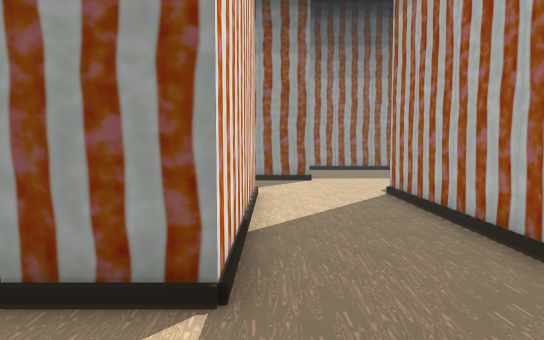
[1] (above)

24 first-person views from a walk through a 3-D level made in the Unity game engine. The camera is 1.5 m above the floor, tilts 4° down and sees 70° across. The floor is counted in squares, 1 m on a side. Each view is taken from the middle of a square. On the plan, view 1 faces up. The plan holds only what a view shows up to about 17 squares ahead; the rest is blank. The player is left out. Some surface patterns are stand-ins.

[2]
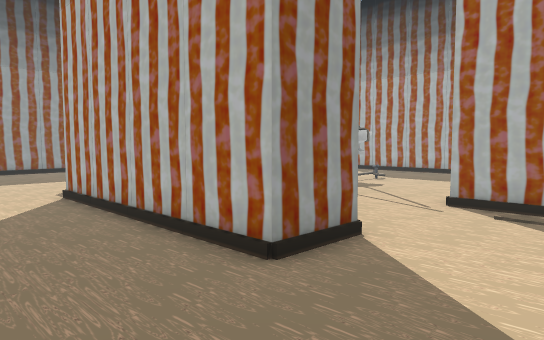

[3]
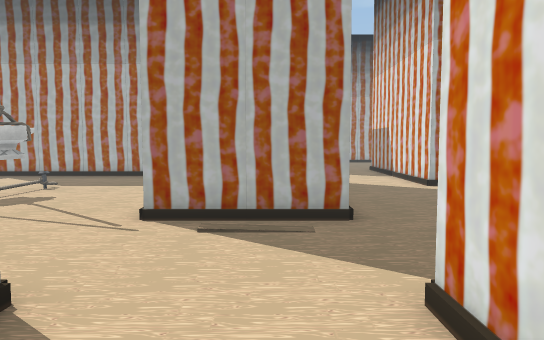

[4]
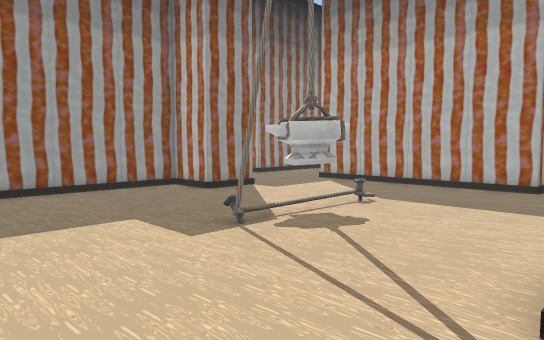

[5]
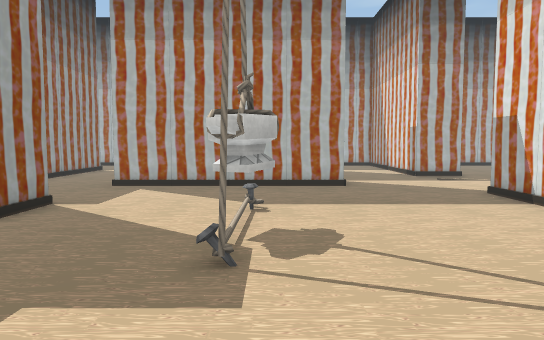

[6]
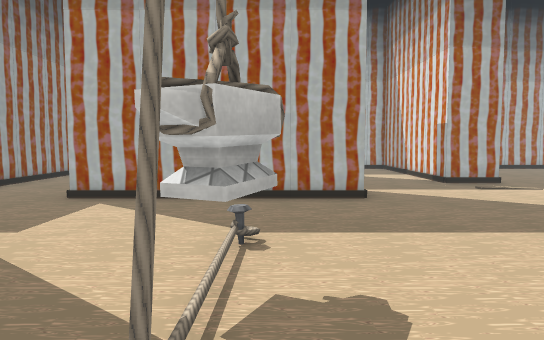

[7]
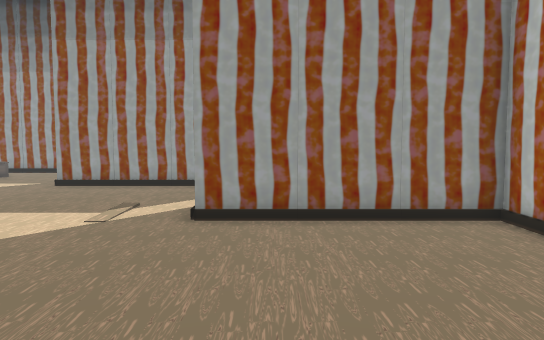

[8]
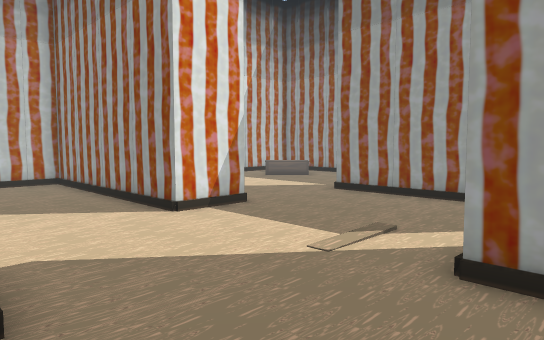

[9]
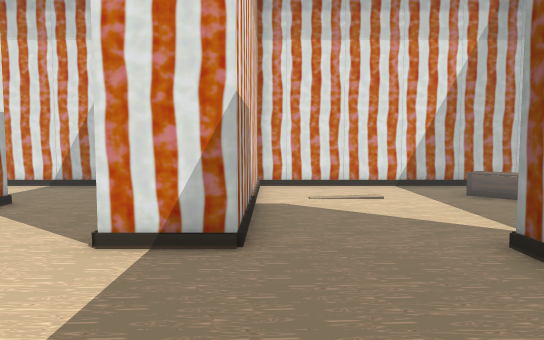

[10]
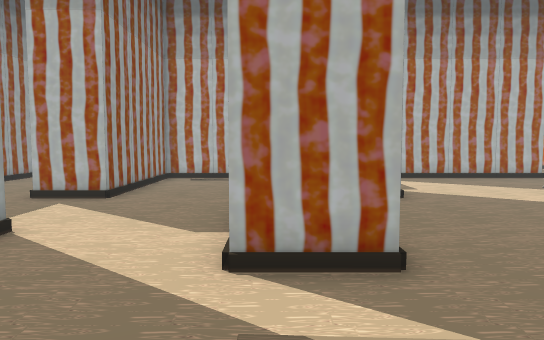

[11]
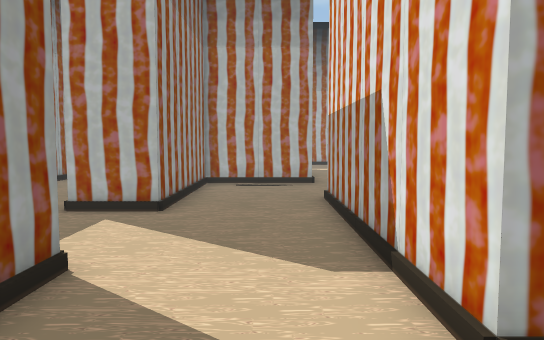

[12]
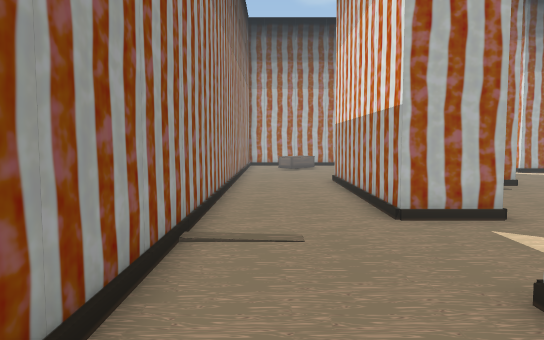

[13]
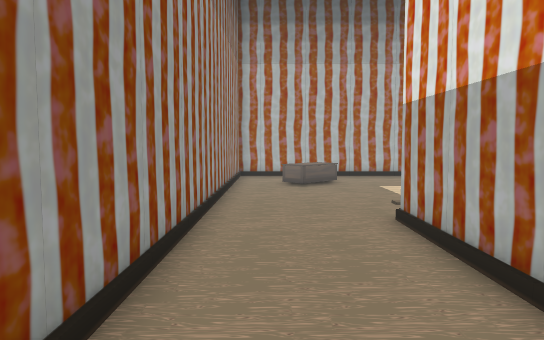

[14]
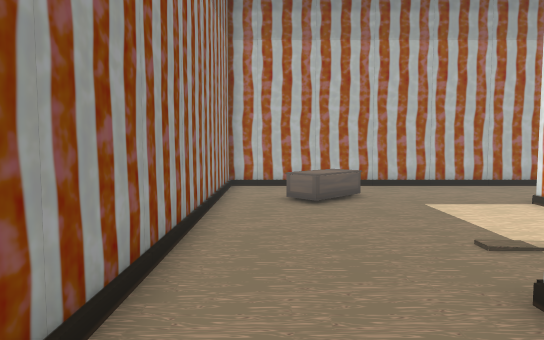

[15]
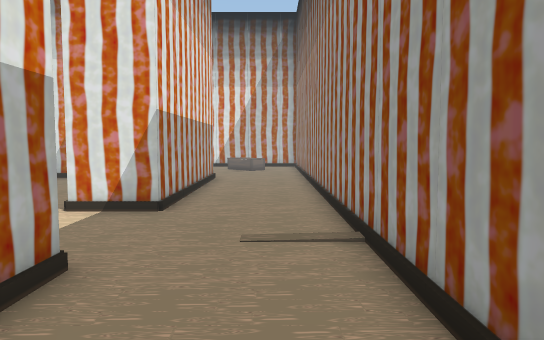

[16]
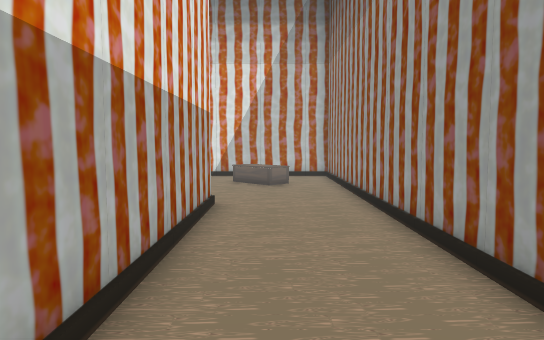

[17]
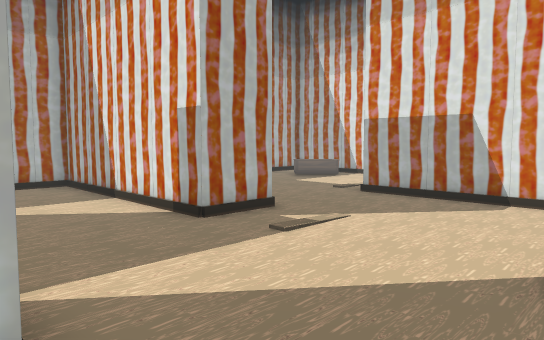

[18]
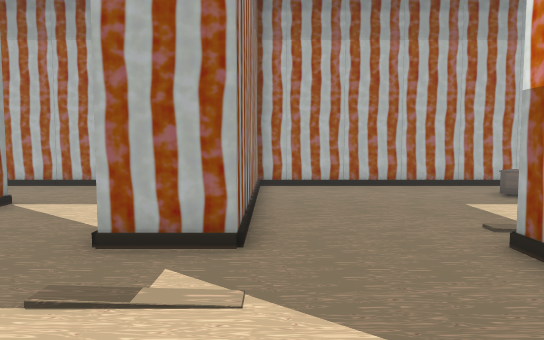

[19]
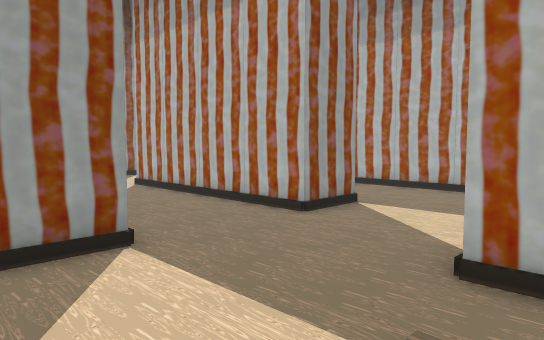

[20]
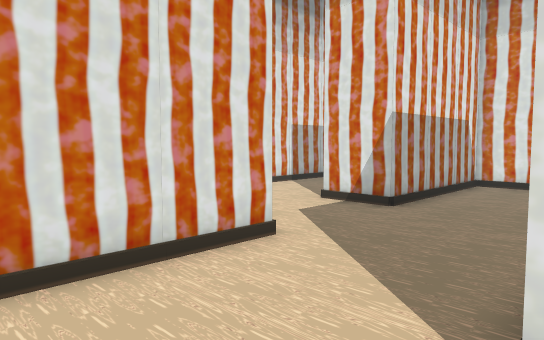

[21]
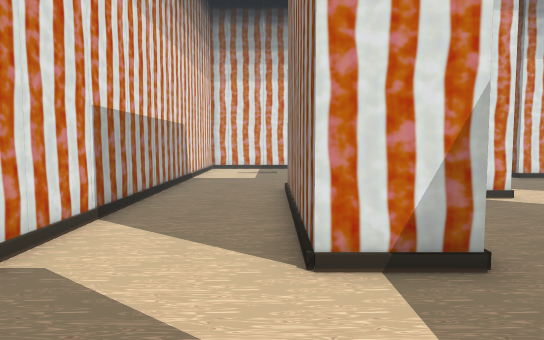

[22]
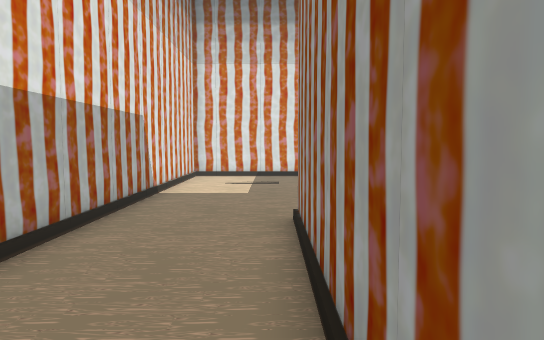

[23]
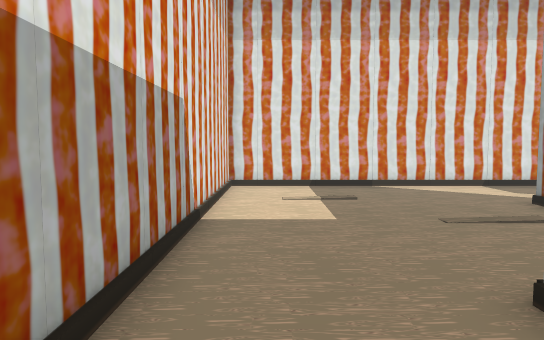

[24]
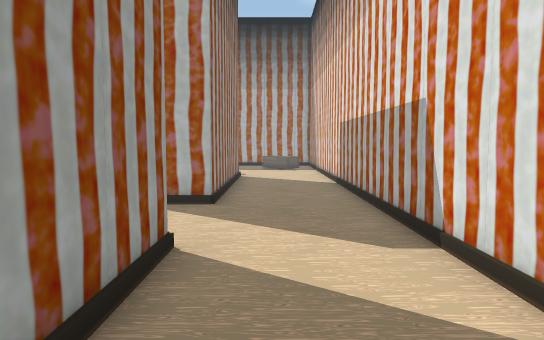

### Floor plan
Points are (right, up) in squares from view 1. A wall is a line through its corners. A room is listed if a view was taken in it or the views show most of it. See-through windows are left out.
Room 1 (views 1, 2, 3, 4, 5, 6, 7, 8, 9, 10, 11, 12, 13, 14, 15, 16, 17, 18, 19, 20, 21, 22, 23, 24)
walls: (15.5, 13.5) (13.5, 13.5) (13.5, 15.5) (7.5, 15.5) (7.5, 17.5) (15.5, 17.5); (15.1, 1.5) (17.5, 1.5); (21.5, 5.5) (19.5, 5.5) (19.5, 13.6); (5.5, 3.5) (3.5, 3.5) (3.5, 11.5); (9.5, -0.6) (9.5, 3.5); (19.5, 17.5) (19.5, 21.5) (13.5, 21.5) (13.5, 23.5) (21.5, 23.5); (4, -0.5) (5.5, -0.5) (5.5, -1.3); (-0.5, 11.5) (-0.5, 3.5) (-2.5, 3.5); (5.5, -2.9) (5.5, -4.5) (11.5, -4.5) (11.5, -6.5) (3.5, -6.5); (6.4, 21.5) (1.4, 21.5); (27.5, 5.5) (25.5, 5.5) (25.5, 13.6); (26, 17.5) (22.4, 17.5); (22.8, -6.5) (15.5, -6.5) (15.5, -4.5) (23.5, -4.5); (1.4, 23.5) (9.5, 23.5) (9.5, 21.5) (8.5, 21.5); (-6.5, 11.9) (-6.5, 8.7); (31.5, 16.8) (31.5, 27.5) (-5.9, 27.5); (31.1, -0.5) (23.5, -0.5) (23.5, 1.5) (31.5, 1.5) (31.5, 8.2); (-6.2, 17.5) (1.5, 17.5) (1.5, 15.5) (-6.5, 15.5) (-6.5, 13.6); (-6.5, 0.2) (-6.5, -10.5) (22.9, -10.5); (31.5, -9.6) (31.5, -0.5); (-6.5, 26.6) (-6.5, 17.5)
objects: anvil (-4, 24) to (-3, 26); anvil (12, 8) to (13, 9); other object (15, 8) to (15, 9); other object (28, 24) to (29, 26); other object (29, -8)

Positions as (right, up) in squares from view 1, and headings:
1: (0, 0), facing up
2: (0, 0), facing up-right
3: (2, 1), facing right
4: (6, 3), facing up-right
5: (6, 8), facing right
6: (9, 8), facing right
7: (9, 8), facing up
8: (9, 11), facing up-left
9: (7, 18), facing left
10: (3, 17), facing right
11: (5, 19), facing right
12: (6, 26), facing right
13: (14, 26), facing right
14: (18, 26), facing right
15: (18, 26), facing left
16: (11, 25), facing left
17: (17, 6), facing down-right
18: (18, -1), facing right
19: (19, 0), facing up-right
20: (20, 0), facing down-left
21: (16, -7), facing left
22: (11, -7), facing left
23: (7, -9), facing left
24: (6, -8), facing right
